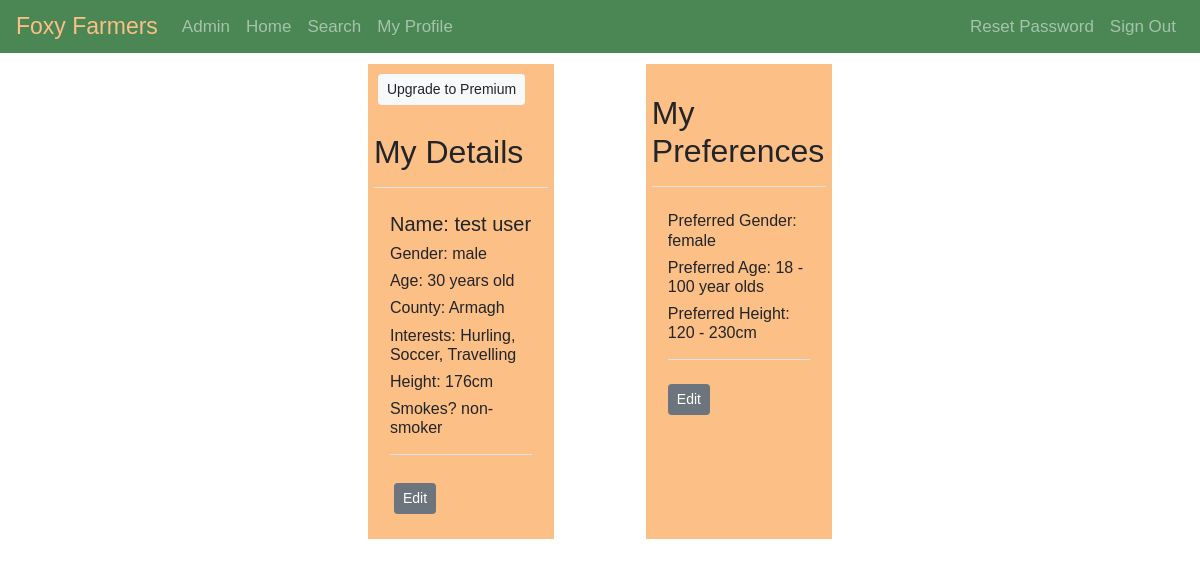
The page /pages/main/profile.php (signed in) on the database its author committed.
### tables this page shows
CREATE TABLE preferences (
  userID INT NOT NULL,
  prefGender ENUM("male", "female") NOT NULL,
  prefAgeMin INT NULL DEFAULT 18,
  prefAgeMax INT NULL DEFAULT 100,
  prefCountyID INT NULL,
  prefInterestID INT NULL,
  prefSmokes ENUM("smoker", "non-smoker") NULL,
  prefHeightMin INT NULL DEFAULT 120,
  prefHeightMax INT NULL DEFAULT 230
);

### utilities/utility.php (called while the page is built, shortened)
<?php
function getUserPreferences($link, $userID) {
  $sql = "SELECT prefGender, prefAgeMin, prefAgeMax, prefCountyID, prefInterestID, prefSmokes , prefHeightMin, prefHeightMax FROM preferences WHERE userID = $userID;";
  if($stmt = mysqli_prepare($link, $sql)) {
    if(mysqli_stmt_execute($stmt)) {
      mysqli_stmt_store_result($stmt);
      if(mysqli_stmt_num_rows($stmt) == 1) {
        $preferences = array();
        mysqli_stmt_bind_result($stmt, $prefGenderTemp, $prefAgeMinTemp, $prefAgeMaxTemp, $prefCountyIDTemp, $prefInterestIDTemp, $prefSmokesTemp, $prefHeightMinTemp, $prefHeightMaxTemp);
        while (mysqli_stmt_fetch($stmt)) {
          $preferences['prefGender'] = $prefGenderTemp;
          $preferences['prefAgeMin'] = $prefAgeMinTemp;
          $preferences['prefAgeMax'] = $prefAgeMaxTemp;
          $preferences['prefCountyID'] = ($prefCountyIDTemp) ? $prefCountyIDTemp : 0;
          $preferences['prefInterestID'] = ($prefInterestIDTemp) ? $prefInterestIDTemp : 0;
          $preferences['prefSmokes'] = ($prefSmokesTemp) ? $prefSmokesTemp : "";
          $preferences['prefHeightMin'] = $prefHeightMinTemp;
          $preferences['prefHeightMax'] = $prefHeightMaxTemp;
        }
      }
    }
    else {
      echo "Oops! Something went wrong. Please try again later.";
    }
    if (isset($preferences)) {
      return $preferences;
    }
  }
}
?>

### pages/main/profile.php (the view, shortened to what this page needs)
<?php
require_once "../../utilities/utility.php";
require_once "../../utilities/config.php";
$firstName = $lastName = $gender = $dateOfBirth = $countyName = $smokes = $description = $email = $accessLevel = "";
$height = 0;
$myProfile = false;
if(isset($_GET["userID"]) && !empty(trim($_GET["userID"]))) {
  $userID = $_GET["userID"];
  if (checkIfUserPairExists($link, 'pending', 'pendingUserOne', 'pendingUserTwo', $userID, $_SESSION["userID"])) { $relationshipStatus = "youLikeThem"; }
  else if (checkIfUserPairExists($link, 'pending', 'pendingUserOne', 'pendingUserTwo', $_SESSION["userID"], $userID)) { $relationshipStatus = "theyLikeYou"; }
  else if (checkIfUserPairExists($link, 'rejections', 'rejectionsUserOne', 'rejectionsUserTwo', $userID, $_SESSION["userID"])) { $relationshipStatus = "youRejectThem"; }
  else if (checkIfUserPairExists($link, 'rejections', 'rejectionsUserOne', 'rejectionsUserTwo', $_SESSION["userID"], $userID)) { $relationshipStatus = "theyRejectYou"; }
  else if (checkIfUserPairExistsMatches($link, 'matches', 'matchesUserOne', 'matchesUserTwo', $_SESSION["userID"], $userID)) { $relationshipStatus = "match"; }
}
else {
  $userID = $_SESSION["userID"];
  $myProfile = true;
}
$sql = "SELECT firstName, lastName, email, accessLevel, description, gender, dateOfBirth, countyName, smokes, height FROM user
JOIN profile JOIN countyList ON user.userID = profile.userID AND profile.countyID = countyList.countyID WHERE user.userID = $userID;";
if($stmt = mysqli_prepare($link, $sql)) {
  if(mysqli_stmt_execute($stmt)) {
    mysqli_stmt_store_result($stmt);
    if(mysqli_stmt_num_rows($stmt) == 1) {
      mysqli_stmt_bind_result($stmt, $firstNameTemp, $lastNameTemp, $emailTemp, $accessLevelTemp, $descriptionTemp, $genderTemp, $dateOfBirthTemp, $countyNameTemp, $smokesTemp, $heightTemp);
      while (mysqli_stmt_fetch($stmt)) {
        $firstName = $firstNameTemp;
        $lastName = $lastNameTemp;
        $accessLevel = $accessLevelTemp;
        $gender = $genderTemp;
        $dateOfBirth = $dateOfBirthTemp;
        $countyName = $countyNameTemp;
        $smokes = $smokesTemp;
        $height = $heightTemp;
      }
    }
  }
  else {
    echo "Oops! Something went wrong. Please try again later.";
  }
}
$sql = "SELECT interestName FROM interestList JOIN interests ON interestList.interestID = interests.interestID WHERE interests.userID = $userID;";
if($stmt = mysqli_prepare($link, $sql)) {
  if(mysqli_stmt_execute($stmt)) {
    mysqli_stmt_store_result($stmt);
    if(mysqli_stmt_num_rows($stmt) >= 1) {
      mysqli_stmt_bind_result($stmt, $interestNameTemp);
      while (mysqli_stmt_fetch($stmt)) {
        $interests[] = $interestNameTemp;
      }
    }
  }
  else {
    echo "Oops! Something went wrong. Please try again later.";
  }
}
$preferences = getUserPreferences($link, $userID);
$prefGender = $preferences['prefGender'];
$prefAgeMin = $preferences['prefAgeMin'];
$prefAgeMax = $preferences['prefAgeMax'];
$prefHeightMin = $preferences['prefHeightMin'];
$prefHeightMax = $preferences['prefHeightMax'];
?>
<div class="container">
  <div class="row">
    <div class="col-sm-4 wrapper">
      <?php
          if($myProfile) {
            if($accessLevel == 'regular') {
              echo '<button type="button" data-target="#upgradeConfirm" data-toggle="modal" class="btn btn-light btn-sm m-1">Upgrade to Premium</button>';
            }
          }
        ?>
      <div class="pb-2 mt-4 mb-4 border-bottom">
        <h2><?php echo ($myProfile) ? 'My Details' : $firstName."'s Details";?></h2>
      </div>
      <div class="pb-2 m-3 mb-4 border-bottom">
        <div>
          <h5>Name: <?php echo $firstName.' '.$lastName ?></h5>
        </div>
        <div>
          <h6>Gender: <?php echo $gender ?></h6>
        </div>
        <div>
          <h6> Age:
          <?php
            $dateOfBirth = explode("-", $dateOfBirth);
            $age = (date("md", date("U", mktime(0, 0, 0, $dateOfBirth[2], $dateOfBirth[1], $dateOfBirth[0]))) > date("md")
              ? ((date("Y") - $dateOfBirth[0]) - 1)
              : (date("Y") - $dateOfBirth[0]));
            echo $age.' years old';
          ?>
          </h6>
        </div>
        <div>
          <h6>County: <?php echo $countyName ?></h6>
        </div>
        <div>
          <?php
            if (isset($interests)) {
              echo '<h6>Interests: ';
              $str = "";
              foreach ($interests as $interestName) {
                $str .= $interestName.', ';
              }
              $str = rtrim($str, ', ');
              echo $str;
              echo '</h6>';
            }
          ?>
        </div>
        <div>
          <h6>Height: <?php echo $height.'cm' ?></h6>
        </div>
        <div>
          <h6>Smokes? <?php echo $smokes ?></h6>
        </div>
      </div>
      <?php
        if($myProfile) {
          echo '<div class="m-3">';
          echo '<a href="edit-profile.php" class="btn btn-secondary btn-sm m-1">Edit</a>';
          echo '</div>';
        }
      ?>
    </div>
    <div class="col-sm-4 wrapper">
      <div class="pb-2 mt-4 mb-4 border-bottom">
        <h2><?php echo ($myProfile) ? 'My Preferences' : $firstName."'s Preferences";?></h2>
      </div>
      <div class="pb-2 m-3 mb-4 border-bottom">
        <div>
          <h6>Preferred Gender: <?php echo $prefGender ?></h6>
        </div>
        <div>
          <h6>Preferred Age: <?php echo $prefAgeMin.' - '.$prefAgeMax.' year olds' ?></h6>
        </div>
        <div>
          <h6>Preferred Height: <?php echo $prefHeightMin.' - '.$prefHeightMax.'cm' ?></h6>
        </div>
      </div>
      <?php
        if($myProfile) {
          echo '<div class="m-3">';
          echo '<p><a href="edit-preferences.php" class="btn btn-secondary btn-sm">Edit</a></p>';
          echo '</div>';
        }
      ?>
    </div>
  </div>
</div>

### style/style.css (style rules this page uses)
* { -webkit-box-sizing: border-box; -moz-box-sizing: border-box; -ms-box-sizing: border-box; box-sizing: border-box; }
body { font: 14px sans-serif; }
.navbar { background-color: hsl(130, 29%, 41%); }
.navbar .navbar-brand { color: rgb(252, 191, 134); font-size: 23px; }
.navbar .nav-item { font-size: 17px; }
.wrapper { width: 30%; padding: 1%; margin: 2% auto; background-color: rgb(252, 191, 134); }
@media (min-width:900px) { .container { display: flex; align-items: flex-start; flex-wrap: wrap; justify-content: space-around } }

### rows shown on the page
preferences: prefGender "female", prefAgeMin "18", prefAgeMax "100", prefHeightMin "120", prefHeightMax "230"

### other values the page prints
$firstName "test"
$lastName "user"
$gender "male"
$age "30"
$countyName "Armagh"
$str "Hurling, Soccer, Travelling"
$height "176"
$smokes "non-smoker"
